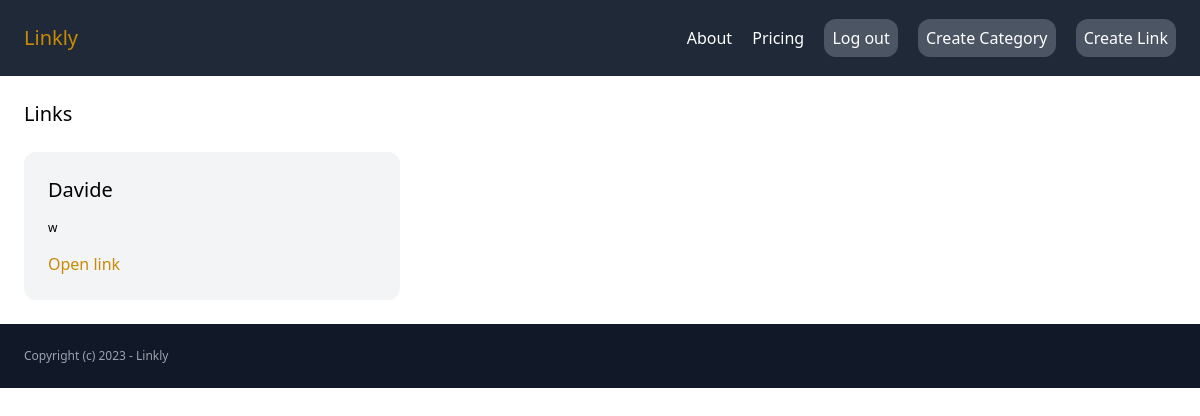
/link/links/ (signed in), run on an earlier commit of the app's database.
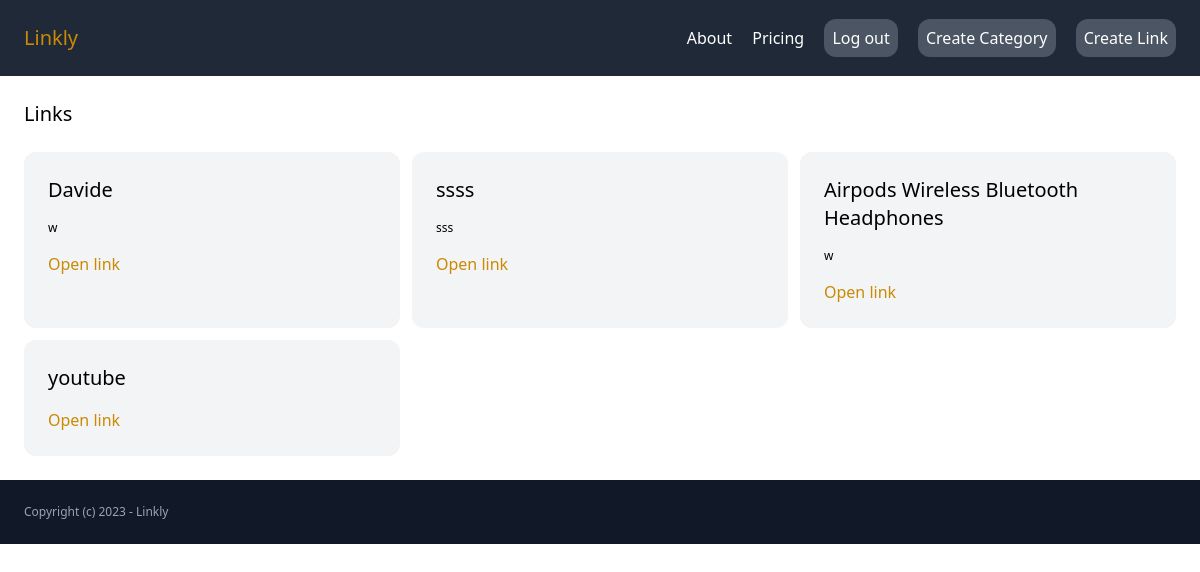
And on a later commit of the database.
### link/models.py (models this page shows, shortened)
class Link(models.Model):
    category = models.ForeignKey(Category, related_name='links', on_delete=models.CASCADE)
    name = models.CharField(max_length=225)
    decription = models.TextField(null=True, blank=True)
    url = models.CharField(max_length=225)
    created_by = models.ForeignKey(User, related_name="links", on_delete=models.CASCADE)
    created_at = models.DateField(auto_now_add=True)

### link/views.py (the view)
# urls.py: path("links/", views.links, name="links" ),
@login_required
def links(request):
    links = Link.objects.filter(created_by=request.user)
    return render(request, 'link/links.html', {'links': links})

### link/templates/link/links.html (shortened to what this page needs)
{% extends 'core/base.html' %}
{% block content %}
<h1 class="mb-6 text-xl">Links</h1>
<div class="grid grid-cols-3 gap-3">
{% for link in links %}
<div class="bg-gray-100 p-6 rounded-xl">
    <h2 class="text-xl mb-4">{{link.name}}</h2>
    {% if link.decription%}
    <p class="text-xs mb-4">{{link.decription}}</p>
    {% endif %}
    <a href="{{link.url}}" class="text-yellow-600" target="_blank">Open link</a>
</div>
{% endfor %}
</div>
{% endblock %}

What changed in the data, as far as the page shows it:
added Link: name "ssss", decription "sss"
added Link: name "Airpods Wireless Bluetooth Headphones", decription "w"
added Link: name "youtube"
